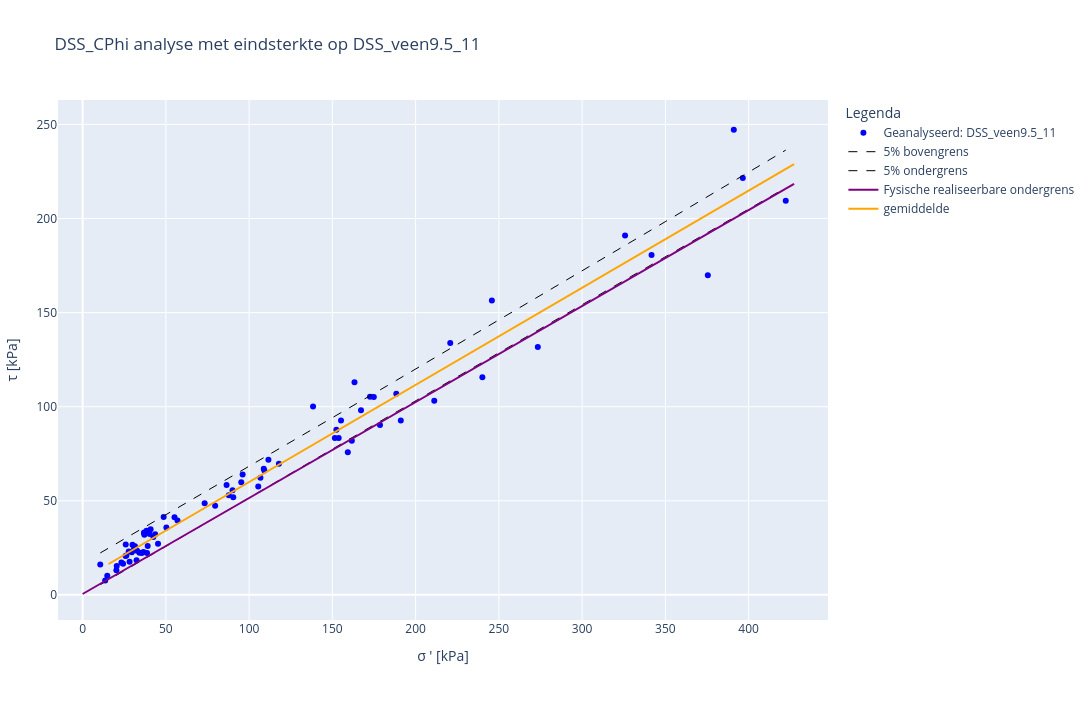
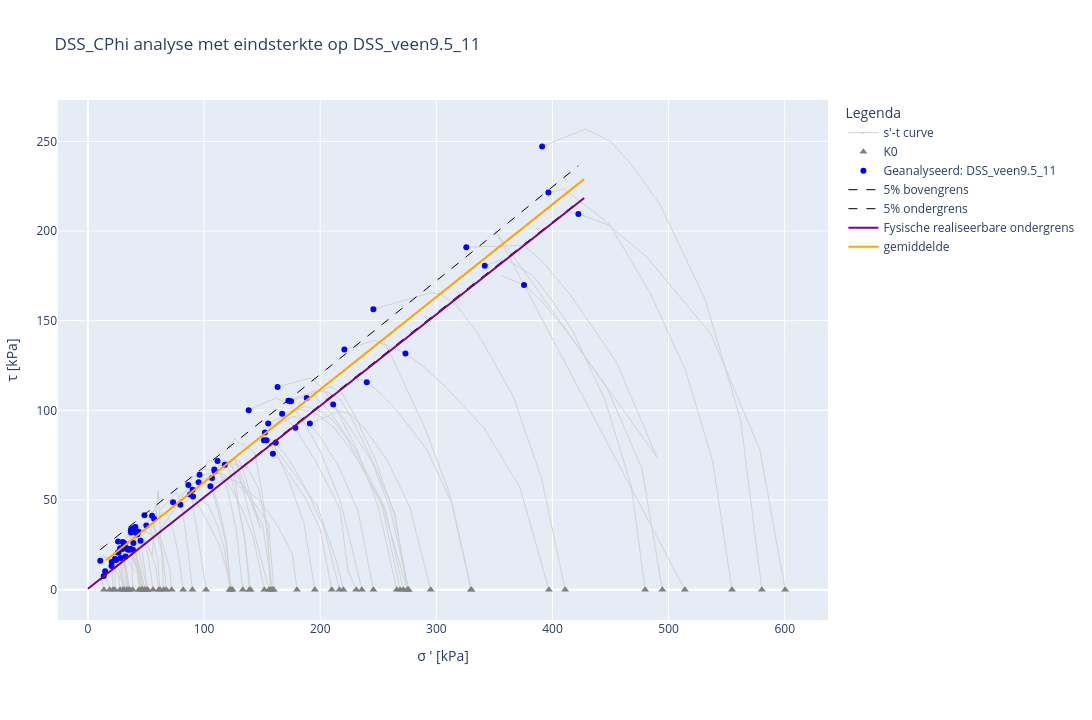

Notebook cell for these charts, in order:
### Code cell
#voer C-phi analyse uit met invoer en toon grafieken

if dropdown_type_proef.value.startswith('TXT'):
    rekpercentage = dropdown_rekpercentage_txt.value
else:
    rekpercentage = dropdown_rekpercentage_dss.value

analyse = CPhiAnalyse(dbase=dbase, investigation_groups=[dropdown_verzameling.value], effective_stress= rekpercentage,
                      analysis_type=dropdown_type_proef.value)

analyse.apply_parameters(cohesie_gem = PV_A1_COH_GEM_handmatig[0])
analyse.apply_parameters(phi_kar = PV_A2_PHI_KAR_handmatig[0])
analyse.apply_parameters(cohesie_kar = PV_A1_COH_KAR_handmatig[0])
analyse.apply_settings(material_factor_cohesion = PV_PARTCOH[0]) 
analyse.apply_settings(material_factor_tan_phi = PV_PARTPHI[0]) 
analyse.apply_settings(alpha = PV_TYPEVERZAMELING[0])

#Toon resultaten figuur en tabel met cohesie en hoek van inwendige wrijving
extra_verzamelingen_tonen = list(multi_select_verzameling.value)
analyse.show_figure(plot_extra_dataset= extra_verzamelingen_tonen )
analyse.show_figure(plot_spanningspaden=True)
